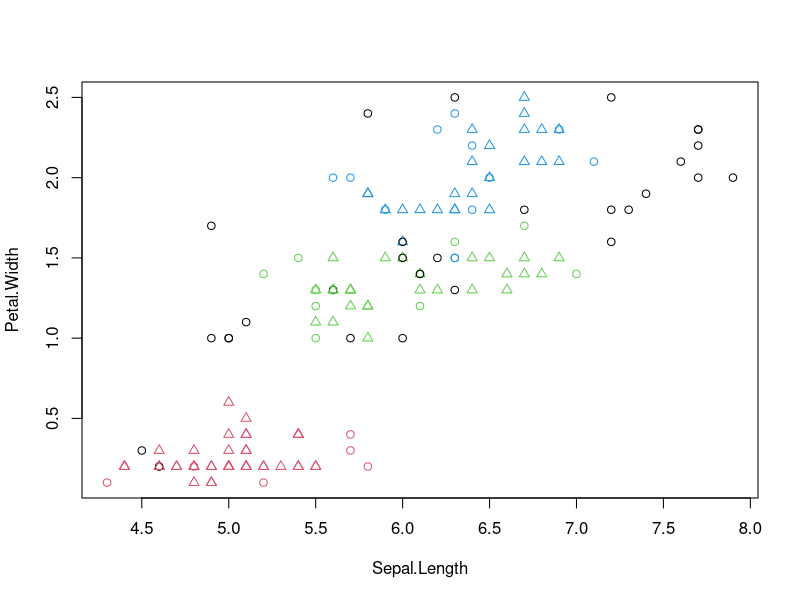
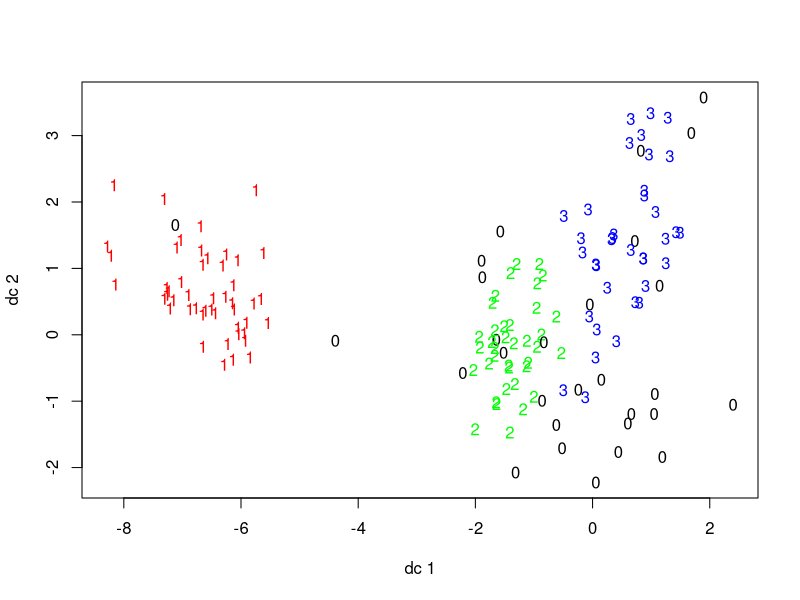
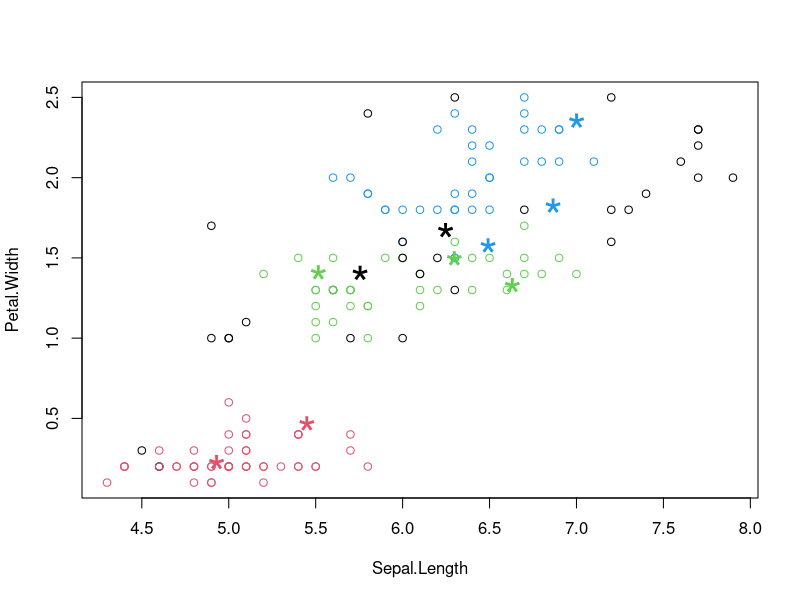
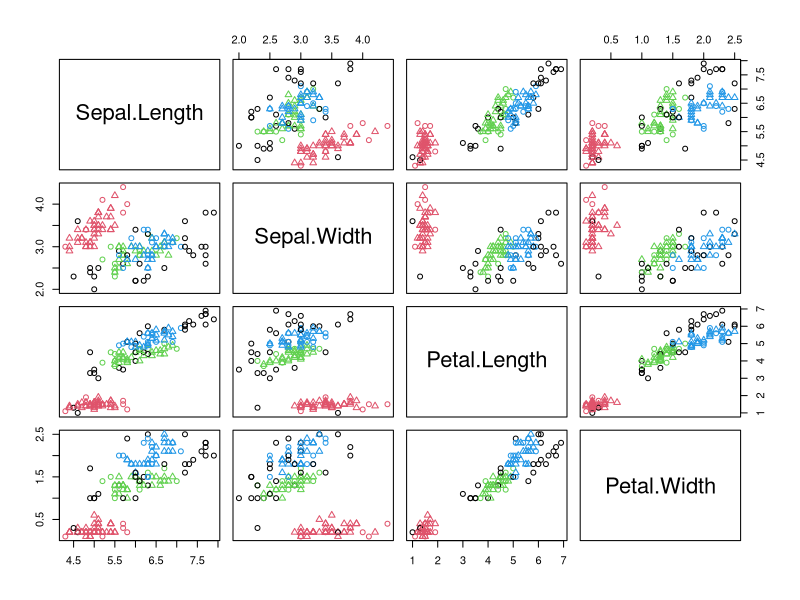

Generate these figures, in order, with R:
setwd('C:\\Users\\Ivan.Liuyanfeng\\Desktop\\Data_Mining_Work_Space\\rdatamining')
library(fpc)
iris2 <- iris[-5] # remove class tags
ds <- dbscan(iris2, eps=0.42, MinPts=5)
# compare clusters with original class labels
table(ds$cluster, iris$Species)
png('density-based-clustering.png')
plot(ds, iris2)
dev.off()
plot(ds, iris2[c(1,4)])
plotcluster(iris2,ds$cluster)

# create a new dataset for labeling
set.seed(435)
idx <- sample(1:nrow(iris), 10)
newData <- iris[idx,-5]
newData <- newData + matrix(runif(10*4, min=0, max=0.2), nrow=10, ncol=4)
# label new data
myPred <- predict(ds, iris2, newData)
# plot result
plot(iris2[c(1,4)], col=1+ds$cluster)
points(newData[c(1,4)], pch="*", col=1+myPred, cex=3)
# check cluster labels
table(myPred, iris$Species[idx])
